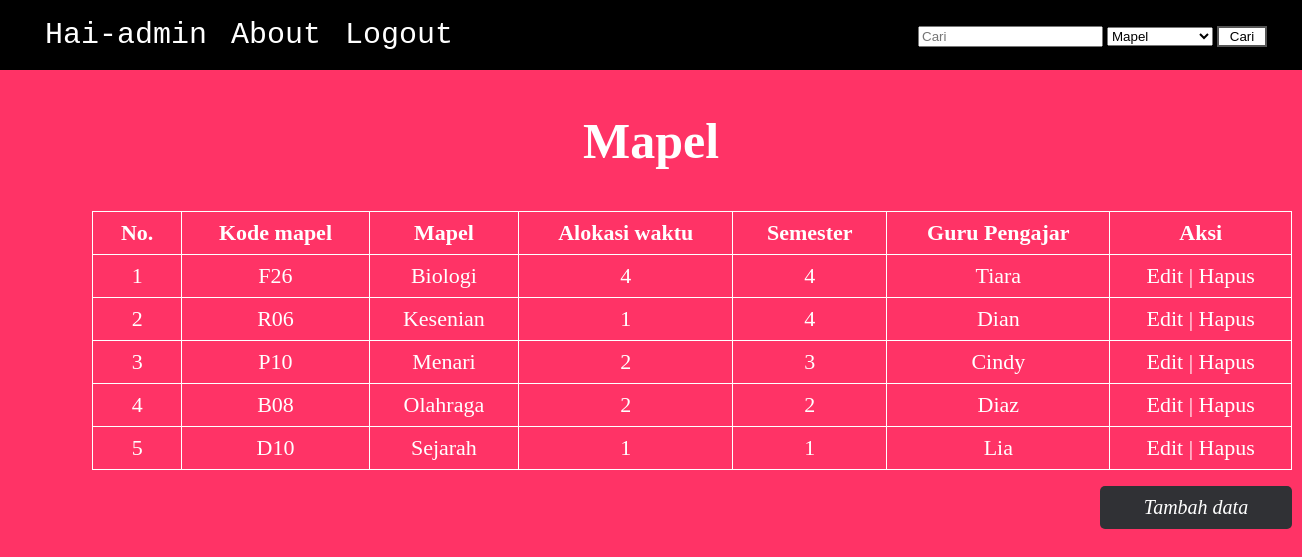
Page /mapel/read.php (signed in) on the committed database.
### tables this page shows
CREATE TABLE `t_mapel` (
  `kode_mapel` char(3) NOT NULL,
  `mapel` varchar(100) DEFAULT NULL,
  `alokasi_waktu` int(2) DEFAULT NULL,
  `semester` int(2) DEFAULT NULL,
  `kode_guru` int(3) DEFAULT NULL
);

CREATE TABLE `t_guru` (
  `kode_guru` int(3) NOT NULL,
  `nama_guru` varchar(100) DEFAULT NULL,
  `jumlah_jam` int(2) DEFAULT NULL,
  `alamat` text,
  `telp` varchar(15) DEFAULT NULL,
  `email` varchar(50) DEFAULT NULL
);

### mapel/read.php (the view, shortened to what this page needs)
<?php
  include '../connect.php';
  $username = $_SESSION['t_user'];
  $query = "SELECT kode_mapel, mapel, alokasi_waktu, semester, nama_guru
            FROM t_mapel LEFT JOIN t_guru
            USING (kode_guru)
            ORDER BY (mapel)";
  $result = mysqli_query($connect, $query);
  $num = mysqli_num_rows($result);
 ?>
<!DOCTYPE html>
<html>
  <head>
  </head>
  <body>
       <header>
           <div class="wrapper">
             <div id="pilihan">
             <nav>
               <ul>
                 <li class="dropdown">
                     <a href="#" class="dropbtn"> Hai-<?php echo $username; ?> </a>
                 </li>
                 <li class="dropdown">
                     <a href="javascript:void(0)" class="dropbtn"> About </a>
                 </li>
                 <li class="dropdown">
                     <a href="../login/logout.php" class="dropbtn"> Logout </a>
                 </li>
               </ul>
             </nav>
           </div>
           <div class="cari">
             <form action="search.php" method="get" class="cari">
             <input type="search" name="cari" placeholder="Cari" id="src">
             <select name="kategori" id="drop" >
             <option value="mapel"> Mapel </option>
             </select>
             <input type="submit" value="Cari" class="button1" onclick="return validasiSearch()">
           </div>
           </div>
       </header>
    <h2> Mapel </h2>
        <table border='1' class="table1">
          <tr>
            <th> No. </th>
            <th> Kode mapel </th>
            <th> Mapel </th>
            <th> Alokasi waktu </th>
            <th> Semester </th>
            <th> Guru Pengajar </th>
            <th> Aksi </th>
          </tr>
          <?php
            if ($num > 0)
            {
              $no = 1;
              while ($data = mysqli_fetch_assoc($result)) { ?>
                <tr>
                    <td><?php echo $no; ?></td>
                    <td><?php echo $data['kode_mapel'] ?></td>
                    <td><?php echo $data['mapel'] ?></td>
                    <td><?php echo $data['alokasi_waktu'] ?></td>
                    <td><?php echo $data['semester'] ?></td>
                    <td>
                      <?php
                        if ($data['nama_guru'] != NULL)
                        {
                          echo $data['nama_guru'];
                        }
                        else {
                          echo "-";
                        }
                       ?>
                    </td>
                    <td>
                      <a href ="form-update.php?kode_mapel=<?php echo $data['kode_mapel'];?>"> Edit </a> |
                      <a href ="delete.php?kode_mapel=<?php echo $data['kode_mapel']; ?>"onclick="return confirm('Anda yakin ingin menghapus data?')"> Hapus </a>
                    </td>
            <?php
                  $no++;
              }
            }
            else
            {
              echo "<tr><td colspan='3> Tidak ada data </td></tr>";
            }
           ?>
        </table>
    <p>
    <button class="button" style="vertical-align:middle">
      <span>
        <a href="form-create.php"> Tambah data </a>
      </span>
    </button>
    </p>
  </body>
</html>

### mapel/read.php (style rules this page uses)
body { margin: 0; padding: 0; background-color: #ff3366; }
h2 { font-family: Footlight MT Light; text-align: center; font-size: 50px; color: white; }
.table1 { font-family: Tekton Pro; font-size: 22px; color: white; border-collapse: collapse; margin-left: 92px; width: 1200px; height: 250px; text-align: center; border-collapse: collapse; }
.table1, th, td { border: 1.5px solid white; padding: 8px 20px; }
header { background-color: #000; padding: 8px 0; overflow: hidden; padding-left: 35px; padding-right: 35px; }
form { float: right; padding-top: 18px; }
#pilihan { float: left; }
.button1 { background-color: white; color: black; border: 2px solid #555555; width: 50px; }
nav a { font-family: monospace; font-size: 30px; text-decoration: none; color: white; }
li { display: inline-block; padding: 10px; }
ul { list-style-type: none; margin: 0; padding: 0; overflow: hidden; background-color: #000; }
li a, .dropbtn { display: inline-block; color: white; text-align: center; text-decoration: none; }
li.dropdown { display: inline-block; }
td a { color: white; text-decoration: none; }
.button { display: inline-block; border-radius: 5px; background-color: #303135; border: none; color: #FFFFFF; text-align: center; font-size: 20px; padding: 10px; width: 192px; transition: all 0.5s; cursor: pointer; margin-left: 1100px; font-style: italic; font-family: serif; }
.button span { cursor: pointer; display: inline-block; position: relative; transition: 0.5s; }
.button span:after { content: '\00bb'; position: absolute; opacity: 0; top: 0; right: -20px; transition: 0.5s; }
.button a { text-decoration: none; color: white; }

### rows in the picture
t_mapel: kode_mapel "F26", mapel "Biologi", alokasi_waktu "4", semester "4", kode_guru.nama_guru "Tiara"
t_mapel: kode_mapel "R06", mapel "Kesenian", alokasi_waktu "1", semester "4", kode_guru.nama_guru "Dian"
t_mapel: kode_mapel "P10", mapel "Menari", alokasi_waktu "2", semester "3", kode_guru.nama_guru "Cindy"
t_mapel: kode_mapel "B08", mapel "Olahraga", alokasi_waktu "2", semester "2", kode_guru.nama_guru "Diaz"
t_mapel: kode_mapel "D10", mapel "Sejarah", alokasi_waktu "1", semester "1", kode_guru.nama_guru "Lia"

### other values in the picture
$username "admin"
